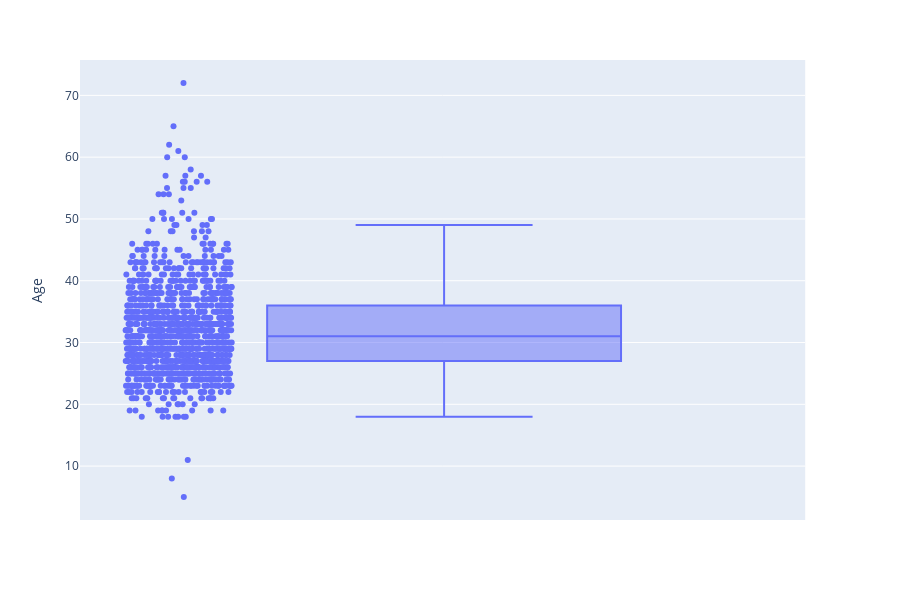

Notebook cell for this chart:
### Code cell
fig = px.box(df, y="Age", points='all')
fig.show()

### Figure 1 — Plotly figure (JSON) as saved in the notebook; plotly's stock layout.template omitted (floating-point values rounded to 4 significant figures; data arrays with more than 128 entries replaced by an {"elided": "..."} marker saying what was removed)
{"data": [{"alignmentgroup": "True", "boxpoints": "all", "hoverlabel": {"namelength": 0}, "hovertemplate": "Age=%{y}", "legendgroup": "", "marker": {"color": "#636efa"}, "name": "", "notched": false, "offsetgroup": "", "orientation": "v", "showlegend": false, "type": "box", "x0": " ", "xaxis": "x", "y": {"elided": "1259 int values"}, "y0": " ", "yaxis": "y"}], "layout": {"boxmode": "group", "height": 600, "legend": {"tracegroupgap": 0}, "margin": {"t": 60}, "xaxis": {"anchor": "y", "domain": [0, 0.98]}, "yaxis": {"anchor": "x", "domain": [0, 1], "title": {"text": "Age"}}}}
